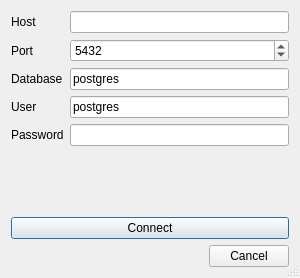
<?xml version="1.0" encoding="UTF-8"?>
<ui version="4.0">
 <class>Dialog</class>
 <widget class="QDialog" name="Dialog">
  <property name="geometry">
   <rect>
    <x>0</x>
    <y>0</y>
    <width>300</width>
    <height>278</height>
   </rect>
  </property>
  <property name="windowTitle">
   <string>Connect to Server</string>
  </property>
  <property name="sizeGripEnabled">
   <bool>true</bool>
  </property>
  <layout class="QVBoxLayout" name="verticalLayout">
   <item>
    <layout class="QFormLayout" name="formLayout">
     <item row="0" column="0">
      <widget class="QLabel" name="label_Host">
       <property name="text">
        <string>Host</string>
       </property>
      </widget>
     </item>
     <item row="0" column="1">
      <widget class="QLineEdit" name="lineEdit_Host"/>
     </item>
     <item row="1" column="0">
      <widget class="QLabel" name="label_Port">
       <property name="text">
        <string>Port</string>
       </property>
      </widget>
     </item>
     <item row="1" column="1">
      <widget class="QSpinBox" name="spinBox_Port">
       <property name="minimum">
        <number>1</number>
       </property>
       <property name="maximum">
        <number>65535</number>
       </property>
       <property name="value">
        <number>5432</number>
       </property>
      </widget>
     </item>
     <item row="2" column="0">
      <widget class="QLabel" name="label_Database">
       <property name="text">
        <string>Database</string>
       </property>
      </widget>
     </item>
     <item row="2" column="1">
      <widget class="QLineEdit" name="lineEdit_Database">
       <property name="text">
        <string>postgres</string>
       </property>
      </widget>
     </item>
     <item row="3" column="0">
      <widget class="QLabel" name="label_User">
       <property name="text">
        <string>User</string>
       </property>
      </widget>
     </item>
     <item row="3" column="1">
      <widget class="QLineEdit" name="lineEdit_User">
       <property name="text">
        <string>postgres</string>
       </property>
      </widget>
     </item>
     <item row="4" column="0">
      <widget class="QLabel" name="label_Password">
       <property name="text">
        <string>Password</string>
       </property>
      </widget>
     </item>
     <item row="4" column="1">
      <widget class="QLineEdit" name="lineEdit_Password"/>
     </item>
    </layout>
   </item>
   <item>
    <widget class="QPushButton" name="pushButton_Connect">
     <property name="text">
      <string>Connect</string>
     </property>
     <property name="icon">
      <iconset theme="network-connect"/>
     </property>
    </widget>
   </item>
   <item>
    <widget class="QDialogButtonBox" name="buttonBox">
     <property name="orientation">
      <enum>Qt::Horizontal</enum>
     </property>
     <property name="standardButtons">
      <set>QDialogButtonBox::Cancel</set>
     </property>
    </widget>
   </item>
  </layout>
 </widget>
 <resources/>
 <connections>
  <connection>
   <sender>buttonBox</sender>
   <signal>accepted()</signal>
   <receiver>Dialog</receiver>
   <slot>accept()</slot>
   <hints>
    <hint type="sourcelabel">
     <x>248</x>
     <y>254</y>
    </hint>
    <hint type="destinationlabel">
     <x>157</x>
     <y>274</y>
    </hint>
   </hints>
  </connection>
  <connection>
   <sender>buttonBox</sender>
   <signal>rejected()</signal>
   <receiver>Dialog</receiver>
   <slot>reject()</slot>
   <hints>
    <hint type="sourcelabel">
     <x>316</x>
     <y>260</y>
    </hint>
    <hint type="destinationlabel">
     <x>286</x>
     <y>274</y>
    </hint>
   </hints>
  </connection>
 </connections>
</ui>
